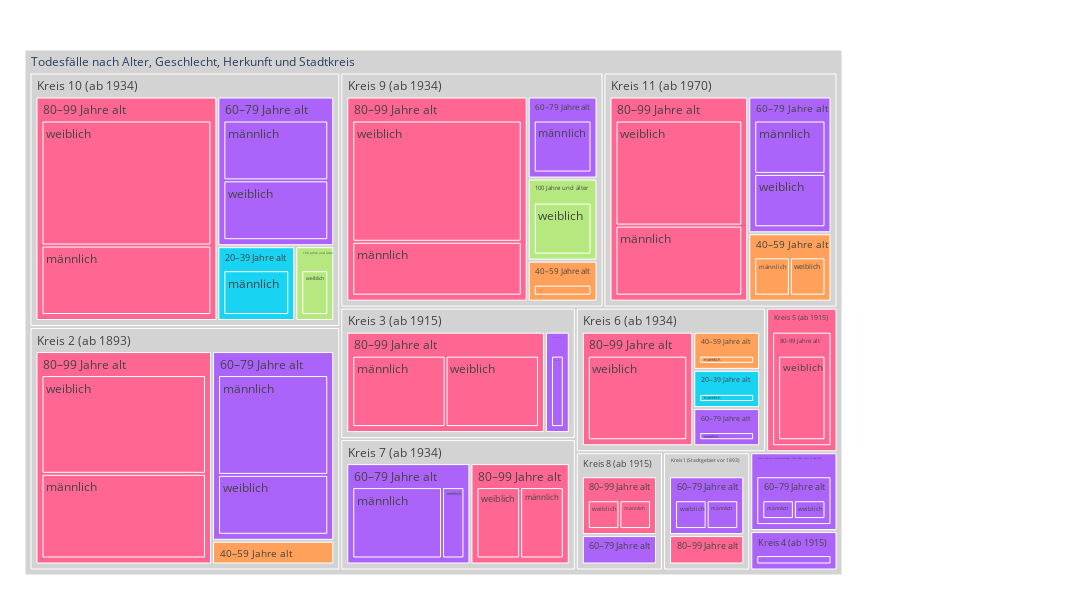

Notebook code cell kept with this figure:
### Code cell
#DELETE
my_Title = "Todesfälle nach Alter, Geschlecht, Herkunft und Stadtkreis"

fig = px.treemap(myTreemapAgg.reset_index(), path=[px.Constant(my_Title),'KreiseZH_lang', 'ALT_lang', 'SEX_lang']
                 , values='sum_WBev'
                 , color='ALT_lang'
                 ## bei discrete scales (bei Klassen und Strings):                 
                 #, color_discrete_map={'(?)':'lightgrey','EVP':'gold', 'Ausländer/in':'#FF3030', 'PdA':'#EE3B3B', 'Grüne':'#A2CD5A','GLP':'#CAFF70','Die Mitte':'orange','FDP':'#104E8B','AL':'deeppink','SVP':'forestgreen', 'FL ZÜRI':'#8B864E','Volt':'#lightblue' }         
                 , color_discrete_map={'(?)':'lightgrey','Schweizer/in':'gold', 'SP':'#FF3030' }               
                 ## bei continuous scales (bei Zahlenwerten):
                , color_continuous_scale='blues'
                #, color_continuous_midpoint=np.average(df['AnzBestWir'], weights=df['AnzBestWir'])   
                 ,height=600
                 ,width=1100
                )
fig.update_traces(root_color="grey")
fig.update_layout(margin = dict(t=50, l=25, r=250, b=25))
fig.data[0].hovertemplate = '%{label}<br><br>AnzPers:<br>%{value}<extra></extra>'
fig.show()

### Figure 1 — Plotly figure (JSON) as saved in the notebook; plotly's stock layout.template omitted (floating-point values rounded to 4 significant figures)
{"data": [{"branchvalues": "total", "customdata": [["60–79 Jahre alt"], ["60–79 Jahre alt"], ["40–59 Jahre alt"], ["40–59 Jahre alt"], ["40–59 Jahre alt"], ["20–39 Jahre alt"], ["60–79 Jahre alt"], ["60–79 Jahre alt"], ["60–79 Jahre alt"], ["60–79 Jahre alt"], ["80–99 Jahre alt"], ["20–39 Jahre alt"], ["20–39 Jahre alt"], ["40–59 Jahre alt"], ["60–79 Jahre alt"], ["60–79 Jahre alt"], ["80–99 Jahre alt"], ["80–99 Jahre alt"], ["60–79 Jahre alt"], ["80–99 Jahre alt"], ["80–99 Jahre alt"], ["60–79 Jahre alt"], ["100 Jahre und älter"], ["100 Jahre und älter"], ["(?)"], ["80–99 Jahre alt"], ["(?)"], ["(?)"], ["80–99 Jahre alt"], ["80–99 Jahre alt"], ["80–99 Jahre alt"], ["60–79 Jahre alt"], ["80–99 Jahre alt"], ["60–79 Jahre alt"], ["80–99 Jahre alt"], ["80–99 Jahre alt"], ["60–79 Jahre alt"], ["80–99 Jahre alt"], ["80–99 Jahre alt"], ["80–99 Jahre alt"], ["60–79 Jahre alt"], ["60–79 Jahre alt"], ["60–79 Jahre alt"], ["60–79 Jahre alt"], ["(?)"], ["(?)"], ["(?)"], ["80–99 Jahre alt"], ["(?)"], ["80–99 Jahre alt"], ["80–99 Jahre alt"], ["40–59 Jahre alt"], ["60–79 Jahre alt"], ["20–39 Jahre alt"], ["60–79 Jahre alt"], ["80–99 Jahre alt"], ["(?)"], ["(?)"], ["40–59 Jahre alt"], ["80–99 Jahre alt"], ["80–99 Jahre alt"], ["80–99 Jahre alt"], ["80–99 Jahre alt"], ["80–99 Jahre alt"], ["80–99 Jahre alt"], ["60–79 Jahre alt"], ["60–79 Jahre alt"], ["60–79 Jahre alt"], ["60–79 Jahre alt"], ["60–79 Jahre alt"], ["60–79 Jahre alt"], ["60–79 Jahre alt"], ["80–99 Jahre alt"], ["60–79 Jahre alt"], ["40–59 Jahre alt"], ["40–59 Jahre alt"], ["100 Jahre und älter"], ["60–79 Jahre alt"], ["60–79 Jahre alt"], ["100 Jahre und älter"], ["80–99 Jahre alt"], ["80–99 Jahre alt"], ["60–79 Jahre alt"], ["40–59 Jahre alt"], ["(?)"]], "domain": {"x": [0, 1], "y": [0, 1]}, "hovertemplate": "%{label}<br><br>AnzPers:<br>%{value}<extra></extra>", "ids": ["Todesfälle nach Alter, Geschlecht, Herkunft und Stadtkreis/Kreis 4 (ab 1915)", "Todesfälle nach Alter, Geschlecht, Herkunft und Stadtkreis/Kreis 1 (Stadtgebiet vor 1893)/60–79 Jahre alt/weiblich", "Todesfälle nach Alter, Geschlecht, Herkunft und Stadtkreis/Kreis 2 (ab 1893)/40–59 Jahre alt", "Todesfälle nach Alter, Geschlecht, Herkunft und Stadtkreis/Kreis 6 (ab 1934)/40–59 Jahre alt", "Todesfälle nach Alter, Geschlecht, Herkunft und Stadtkreis/Kreis 9 (ab 1934)/40–59 Jahre alt", "Todesfälle nach Alter, Geschlecht, Herkunft und Stadtkreis/Kreis 10 (ab 1934)/20–39 Jahre alt/männlich", "Todesfälle nach Alter, Geschlecht, Herkunft und Stadtkreis/Kreis 4 (ab 1915)/60–79 Jahre alt/männlich", "Todesfälle nach Alter, Geschlecht, Herkunft und Stadtkreis/Kreis 11 (ab 1970)/60–79 Jahre alt", "Todesfälle nach Alter, Geschlecht, Herkunft und Stadtkreis/Kreis 2 (ab 1893)/60–79 Jahre alt", "Todesfälle nach Alter, Geschlecht, Herkunft und Stadtkreis/Kreis 3 (ab 1915)/60–79 Jahre alt", "Todesfälle nach Alter, Geschlecht, Herkunft und Stadtkreis/Kreis 3 (ab 1915)/80–99 Jahre alt/männlich", "Todesfälle nach Alter, Geschlecht, Herkunft und Stadtkreis/Kreis 10 (ab 1934)/20–39 Jahre alt", "Todesfälle nach Alter, Geschlecht, Herkunft und Stadtkreis/Kreis 6 (ab 1934)/20–39 Jahre alt", "Todesfälle nach Alter, Geschlecht, Herkunft und Stadtkreis/Kreis 11 (ab 1970)/40–59 Jahre alt", "Todesfälle nach Alter, Geschlecht, Herkunft und Stadtkreis/Kreis 6 (ab 1934)/60–79 Jahre alt", "Todesfälle nach Alter, Geschlecht, Herkunft und Stadtkreis/Kreis 4 (ab 1915)/60–79 Jahre alt", "Todesfälle nach Alter, Geschlecht, Herkunft und Stadtkreis/Kreis 8 (ab 1915)/80–99 Jahre alt", "Todesfälle nach Alter, Geschlecht, Herkunft und Stadtkreis/Kreis 9 (ab 1934)/80–99 Jahre alt", "Todesfälle nach Alter, Geschlecht, Herkunft und Stadtkreis/Kreis 9 (ab 1934)/60–79 Jahre alt", "Todesfälle nach Alter, Geschlecht, Herkunft und Stadtkreis/Kreis 7 (ab 1934)/80–99 Jahre alt/weiblich", "Todesfälle nach Alter, Geschlecht, Herkunft und Stadtkreis/Kreis 8 (ab 1915)/80–99 Jahre alt/weiblich", "Todesfälle nach Alter, Geschlecht, Herkunft und Stadtkreis/altes Quartier Schwamendingen (1934-1969); Kreis 12 (ab 1970)", "Todesfälle nach Alter, Geschlecht, Herkunft und Stadtkreis/Kreis 10 (ab 1934)/100 Jahre und älter", "Todesfälle nach Alter, Geschlecht, Herkunft und Stadtkreis/Kreis 9 (ab 1934)/100 Jahre und älter", "Todesfälle nach Alter, Geschlecht, Herkunft und Stadtkreis/Kreis 6 (ab 1934)", "Todesfälle nach Alter, Geschlecht, Herkunft und Stadtkreis/Kreis 5 (ab 1915)", "Todesfälle nach Alter, Geschlecht, Herkunft und Stadtkreis/Kreis 3 (ab 1915)", "Todesfälle nach Alter, Geschlecht, Herkunft und Stadtkreis/Kreis 11 (ab 1970)", "Todesfälle nach Alter, Geschlecht, Herkunft und Stadtkreis/Kreis 7 (ab 1934)/80–99 Jahre alt", "Todesfälle nach Alter, Geschlecht, Herkunft und Stadtkreis/Kreis 5 (ab 1915)/80–99 Jahre alt", "Todesfälle nach Alter, Geschlecht, Herkunft und Stadtkreis/Kreis 1 (Stadtgebiet vor 1893)/80–99 Jahre alt", "Todesfälle nach Alter, Geschlecht, Herkunft und Stadtkreis/altes Quartier Schwamendingen (1934-1969); Kreis 12 (ab 1970)/60–79 Jahre alt", "Todesfälle nach Alter, Geschlecht, Herkunft und Stadtkreis/Kreis 6 (ab 1934)/80–99 Jahre alt/weiblich", "Todesfälle nach Alter, Geschlecht, Herkunft und Stadtkreis/Kreis 7 (ab 1934)/60–79 Jahre alt", "Todesfälle nach Alter, Geschlecht, Herkunft und Stadtkreis/Kreis 5 (ab 1915)/80–99 Jahre alt/weiblich", "Todesfälle nach Alter, Geschlecht, Herkunft und Stadtkreis/Kreis 9 (ab 1934)/80–99 Jahre alt/weiblich", "Todesfälle nach Alter, Geschlecht, Herkunft und Stadtkreis/Kreis 11 (ab 1970)/60–79 Jahre alt/männlich", "Todesfälle nach Alter, Geschlecht, Herkunft und Stadtkreis/Kreis 11 (ab 1970)/80–99 Jahre alt/männlich", "Todesfälle nach Alter, Geschlecht, Herkunft und Stadtkreis/Kreis 2 (ab 1893)/80–99 Jahre alt/männlich", "Todesfälle nach Alter, Geschlecht, Herkunft und Stadtkreis/Kreis 8 (ab 1915)/80–99 Jahre alt/männlich", "Todesfälle nach Alter, Geschlecht, Herkunft und Stadtkreis/Kreis 7 (ab 1934)/60–79 Jahre alt/männlich", "Todesfälle nach Alter, Geschlecht, Herkunft und Stadtkreis/Kreis 10 (ab 1934)/60–79 Jahre alt/männlich", "Todesfälle nach Alter, Geschlecht, Herkunft und Stadtkreis/Kreis 1 (Stadtgebiet vor 1893)/60–79 Jahre alt/männlich", "Todesfälle nach Alter, Geschlecht, Herkunft und Stadtkreis/altes Quartier Schwamendingen (1934-1969); Kreis 12 (ab 1970)/60–79 Jahre alt/männlich", "Todesfälle nach Alter, Geschlecht, Herkunft und Stadtkreis/Kreis 2 (ab 1893)", "Todesfälle nach Alter, Geschlecht, Herkunft und Stadtkreis/Kreis 9 (ab 1934)", "Todesfälle nach Alter, Geschlecht, Herkunft und Stadtkreis/Kreis 8 (ab 1915)", "Todesfälle nach Alter, Geschlecht, Herkunft und Stadtkreis/Kreis 11 (ab 1970)/80–99 Jahre alt", "Todesfälle nach Alter, Geschlecht, Herkunft und Stadtkreis/Kreis 7 (ab 1934)", "Todesfälle nach Alter, Geschlecht, Herkunft und Stadtkreis/Kreis 2 (ab 1893)/80–99 Jahre alt", "Todesfälle nach Alter, Geschlecht, Herkunft und Stadtkreis/Kreis 3 (ab 1915)/80–99 Jahre alt", "Todesfälle nach Alter, Geschlecht, Herkunft und Stadtkreis/Kreis 6 (ab 1934)/40–59 Jahre alt/männlich", "Todesfälle nach Alter, Geschlecht, Herkunft und Stadtkreis/Kreis 9 (ab 1934)/60–79 Jahre alt/männlich", "Todesfälle nach Alter, Geschlecht, Herkunft und Stadtkreis/Kreis 6 (ab 1934)/20–39 Jahre alt/männlich", "Todesfälle nach Alter, Geschlecht, Herkunft und Stadtkreis/Kreis 2 (ab 1893)/60–79 Jahre alt/männlich", "Todesfälle nach Alter, Geschlecht, Herkunft und Stadtkreis/Kreis 10 (ab 1934)/80–99 Jahre alt", "Todesfälle nach Alter, Geschlecht, Herkunft und Stadtkreis/Kreis 1 (Stadtgebiet vor 1893)", "Todesfälle nach Alter, Geschlecht, Herkunft und Stadtkreis/Kreis 10 (ab 1934)", "Todesfälle nach Alter, Geschlecht, Herkunft und Stadtkreis/Kreis 11 (ab 1970)/40–59 Jahre alt/männlich", "Todesfälle nach Alter, Geschlecht, Herkunft und Stadtkreis/Kreis 6 (ab 1934)/80–99 Jahre alt", "Todesfälle nach Alter, Geschlecht, Herkunft und Stadtkreis/Kreis 2 (ab 1893)/80–99 Jahre alt/weiblich", "Todesfälle nach Alter, Geschlecht, Herkunft und Stadtkreis/Kreis 10 (ab 1934)/80–99 Jahre alt/männlich", "Todesfälle nach Alter, Geschlecht, Herkunft und Stadtkreis/Kreis 11 (ab 1970)/80–99 Jahre alt/weiblich", "Todesfälle nach Alter, Geschlecht, Herkunft und Stadtkreis/Kreis 3 (ab 1915)/80–99 Jahre alt/weiblich", "Todesfälle nach Alter, Geschlecht, Herkunft und Stadtkreis/Kreis 10 (ab 1934)/80–99 Jahre alt/weiblich", "Todesfälle nach Alter, Geschlecht, Herkunft und Stadtkreis/altes Quartier Schwamendingen (1934-1969); Kreis 12 (ab 1970)/60–79 Jahre alt/weiblich", "Todesfälle nach Alter, Geschlecht, Herkunft und Stadtkreis/Kreis 8 (ab 1915)/60–79 Jahre alt/weiblich", "Todesfälle nach Alter, Geschlecht, Herkunft und Stadtkreis/Kreis 7 (ab 1934)/60–79 Jahre alt/weiblich", "Todesfälle nach Alter, Geschlecht, Herkunft und Stadtkreis/Kreis 6 (ab 1934)/60–79 Jahre alt/weiblich", "Todesfälle nach Alter, Geschlecht, Herkunft und Stadtkreis/Kreis 3 (ab 1915)/60–79 Jahre alt/weiblich", "Todesfälle nach Alter, Geschlecht, Herkunft und Stadtkreis/Kreis 2 (ab 1893)/60–79 Jahre alt/weiblich", "Todesfälle nach Alter, Geschlecht, Herkunft und Stadtkreis/Kreis 11 (ab 1970)/60–79 Jahre alt/weiblich", "Todesfälle nach Alter, Geschlecht, Herkunft und Stadtkreis/Kreis 1 (Stadtgebiet vor 1893)/80–99 Jahre alt/männlich", "Todesfälle nach Alter, Geschlecht, Herkunft und Stadtkreis/Kreis 10 (ab 1934)/60–79 Jahre alt/weiblich", "Todesfälle nach Alter, Geschlecht, Herkunft und Stadtkreis/Kreis 2 (ab 1893)/40–59 Jahre alt/weiblich", "Todesfälle nach Alter, Geschlecht, Herkunft und Stadtkreis/Kreis 11 (ab 1970)/40–59 Jahre alt/weiblich", "Todesfälle nach Alter, Geschlecht, Herkunft und Stadtkreis/Kreis 9 (ab 1934)/100 Jahre und älter/weiblich", "Todesfälle nach Alter, Geschlecht, Herkunft und Stadtkreis/Kreis 1 (Stadtgebiet vor 1893)/60–79 Jahre alt", "Todesfälle nach Alter, Geschlecht, Herkunft und Stadtkreis/Kreis 10 (ab 1934)/60–79 Jahre alt", "Todesfälle nach Alter, Geschlecht, Herkunft und Stadtkreis/Kreis 10 (ab 1934)/100 Jahre und älter/weiblich", "Todesfälle nach Alter, Geschlecht, Herkunft und Stadtkreis/Kreis 9 (ab 1934)/80–99 Jahre alt/männlich", "Todesfälle nach Alter, Geschlecht, Herkunft und Stadtkreis/Kreis 7 (ab 1934)/80–99 Jahre alt/männlich", "Todesfälle nach Alter, Geschlecht, Herkunft und Stadtkreis/Kreis 8 (ab 1915)/60–79 Jahre alt", "Todesfälle nach Alter, Geschlecht, Herkunft und Stadtkreis/Kreis 9 (ab 1934)/40–59 Jahre alt/weiblich", "Todesfälle nach Alter, Geschlecht, Herkunft und Stadtkreis"], "labels": ["Kreis 4 (ab 1915)", "weiblich", "40–59 Jahre alt", "40–59 Jahre alt", "40–59 Jahre alt", "männlich", "männlich", "60–79 Jahre alt", "60–79 Jahre alt", "60–79 Jahre alt", "männlich", "20–39 Jahre alt", "20–39 Jahre alt", "40–59 Jahre alt", "60–79 Jahre alt", "60–79 Jahre alt", "80–99 Jahre alt", "80–99 Jahre alt", "60–79 Jahre alt", "weiblich", "weiblich", "altes Quartier Schwamendingen (1934-1969); Kreis 12 (ab 1970)", "100 Jahre und älter", "100 Jahre und älter", "Kreis 6 (ab 1934)", "Kreis 5 (ab 1915)", "Kreis 3 (ab 1915)", "Kreis 11 (ab 1970)", "80–99 Jahre alt", "80–99 Jahre alt", "80–99 Jahre alt", "60–79 Jahre alt", "weiblich", "60–79 Jahre alt", "weiblich", "weiblich", "männlich", "männlich", "männlich", "männlich", "männlich", "männlich", "männlich", "männlich", "Kreis 2 (ab 1893)", "Kreis 9 (ab 1934)", "Kreis 8 (ab 1915)", "80–99 Jahre alt", "Kreis 7 (ab 1934)", "80–99 Jahre alt", "80–99 Jahre alt", "männlich", "männlich", "männlich", "männlich", "80–99 Jahre alt", "Kreis 1 (Stadtgebiet vor 1893)", "Kreis 10 (ab 1934)", "männlich", "80–99 Jahre alt", "weiblich", "männlich", "weiblich", "weiblich", "weiblich", "weiblich", "weiblich", "weiblich", "weiblich", "weiblich", "weiblich", "weiblich", "männlich", "weiblich", "weiblich", "weiblich", "weiblich", "60–79 Jahre alt", "60–79 Jahre alt", "weiblich", "männlich", "männlich", "60–79 Jahre alt", "weiblich", "Todesfälle nach Alter, Geschlecht, Herkunft und Stadtkreis"], "marker": {"colors": ["#ab63fa", "#ab63fa", "#FFA15A", "#FFA15A", "#FFA15A", "#19d3f3", "#ab63fa", "#ab63fa", "#ab63fa", "#ab63fa", "#FF6692", "#19d3f3", "#19d3f3", "#FFA15A", "#ab63fa", "#ab63fa", "#FF6692", "#FF6692", "#ab63fa", "#FF6692", "#FF6692", "#ab63fa", "#B6E880", "#B6E880", "lightgrey", "#FF6692", "lightgrey", "lightgrey", "#FF6692", "#FF6692", "#FF6692", "#ab63fa", "#FF6692", "#ab63fa", "#FF6692", "#FF6692", "#ab63fa", "#FF6692", "#FF6692", "#FF6692", "#ab63fa", "#ab63fa", "#ab63fa", "#ab63fa", "lightgrey", "lightgrey", "lightgrey", "#FF6692", "lightgrey", "#FF6692", "#FF6692", "#FFA15A", "#ab63fa", "#19d3f3", "#ab63fa", "#FF6692", "lightgrey", "lightgrey", "#FFA15A", "#FF6692", "#FF6692", "#FF6692", "#FF6692", "#FF6692", "#FF6692", "#ab63fa", "#ab63fa", "#ab63fa", "#ab63fa", "#ab63fa", "#ab63fa", "#ab63fa", "#FF6692", "#ab63fa", "#FFA15A", "#FFA15A", "#B6E880", "#ab63fa", "#ab63fa", "#B6E880", "#FF6692", "#FF6692", "#ab63fa", "#FFA15A", "lightgrey"]}, "name": "", "parents": ["Todesfälle nach Alter, Geschlecht, Herkunft und Stadtkreis", "Todesfälle nach Alter, Geschlecht, Herkunft und Stadtkreis/Kreis 1 (Stadtgebiet vor 1893)/60–79 Jahre alt", "Todesfälle nach Alter, Geschlecht, Herkunft und Stadtkreis/Kreis 2 (ab 1893)", "Todesfälle nach Alter, Geschlecht, Herkunft und Stadtkreis/Kreis 6 (ab 1934)", "Todesfälle nach Alter, Geschlecht, Herkunft und Stadtkreis/Kreis 9 (ab 1934)", "Todesfälle nach Alter, Geschlecht, Herkunft und Stadtkreis/Kreis 10 (ab 1934)/20–39 Jahre alt", "Todesfälle nach Alter, Geschlecht, Herkunft und Stadtkreis/Kreis 4 (ab 1915)/60–79 Jahre alt", "Todesfälle nach Alter, Geschlecht, Herkunft und Stadtkreis/Kreis 11 (ab 1970)", "Todesfälle nach Alter, Geschlecht, Herkunft und Stadtkreis/Kreis 2 (ab 1893)", "Todesfälle nach Alter, Geschlecht, Herkunft und Stadtkreis/Kreis 3 (ab 1915)", "Todesfälle nach Alter, Geschlecht, Herkunft und Stadtkreis/Kreis 3 (ab 1915)/80–99 Jahre alt", "Todesfälle nach Alter, Geschlecht, Herkunft und Stadtkreis/Kreis 10 (ab 1934)", "Todesfälle nach Alter, Geschlecht, Herkunft und Stadtkreis/Kreis 6 (ab 1934)", "Todesfälle nach Alter, Geschlecht, Herkunft und Stadtkreis/Kreis 11 (ab 1970)", "Todesfälle nach Alter, Geschlecht, Herkunft und Stadtkreis/Kreis 6 (ab 1934)", "Todesfälle nach Alter, Geschlecht, Herkunft und Stadtkreis/Kreis 4 (ab 1915)", "Todesfälle nach Alter, Geschlecht, Herkunft und Stadtkreis/Kreis 8 (ab 1915)", "Todesfälle nach Alter, Geschlecht, Herkunft und Stadtkreis/Kreis 9 (ab 1934)", "Todesfälle nach Alter, Geschlecht, Herkunft und Stadtkreis/Kreis 9 (ab 1934)", "Todesfälle nach Alter, Geschlecht, Herkunft und Stadtkreis/Kreis 7 (ab 1934)/80–99 Jahre alt", "Todesfälle nach Alter, Geschlecht, Herkunft und Stadtkreis/Kreis 8 (ab 1915)/80–99 Jahre alt", "Todesfälle nach Alter, Geschlecht, Herkunft und Stadtkreis", "Todesfälle nach Alter, Geschlecht, Herkunft und Stadtkreis/Kreis 10 (ab 1934)", "Todesfälle nach Alter, Geschlecht, Herkunft und Stadtkreis/Kreis 9 (ab 1934)", "Todesfälle nach Alter, Geschlecht, Herkunft und Stadtkreis", "Todesfälle nach Alter, Geschlecht, Herkunft und Stadtkreis", "Todesfälle nach Alter, Geschlecht, Herkunft und Stadtkreis", "Todesfälle nach Alter, Geschlecht, Herkunft und Stadtkreis", "Todesfälle nach Alter, Geschlecht, Herkunft und Stadtkreis/Kreis 7 (ab 1934)", "Todesfälle nach Alter, Geschlecht, Herkunft und Stadtkreis/Kreis 5 (ab 1915)", "Todesfälle nach Alter, Geschlecht, Herkunft und Stadtkreis/Kreis 1 (Stadtgebiet vor 1893)", "Todesfälle nach Alter, Geschlecht, Herkunft und Stadtkreis/altes Quartier Schwamendingen (1934-1969); Kreis 12 (ab 1970)", "Todesfälle nach Alter, Geschlecht, Herkunft und Stadtkreis/Kreis 6 (ab 1934)/80–99 Jahre alt", "Todesfälle nach Alter, Geschlecht, Herkunft und Stadtkreis/Kreis 7 (ab 1934)", "Todesfälle nach Alter, Geschlecht, Herkunft und Stadtkreis/Kreis 5 (ab 1915)/80–99 Jahre alt", "Todesfälle nach Alter, Geschlecht, Herkunft und Stadtkreis/Kreis 9 (ab 1934)/80–99 Jahre alt", "Todesfälle nach Alter, Geschlecht, Herkunft und Stadtkreis/Kreis 11 (ab 1970)/60–79 Jahre alt", "Todesfälle nach Alter, Geschlecht, Herkunft und Stadtkreis/Kreis 11 (ab 1970)/80–99 Jahre alt", "Todesfälle nach Alter, Geschlecht, Herkunft und Stadtkreis/Kreis 2 (ab 1893)/80–99 Jahre alt", "Todesfälle nach Alter, Geschlecht, Herkunft und Stadtkreis/Kreis 8 (ab 1915)/80–99 Jahre alt", "Todesfälle nach Alter, Geschlecht, Herkunft und Stadtkreis/Kreis 7 (ab 1934)/60–79 Jahre alt", "Todesfälle nach Alter, Geschlecht, Herkunft und Stadtkreis/Kreis 10 (ab 1934)/60–79 Jahre alt", "Todesfälle nach Alter, Geschlecht, Herkunft und Stadtkreis/Kreis 1 (Stadtgebiet vor 1893)/60–79 Jahre alt", "Todesfälle nach Alter, Geschlecht, Herkunft und Stadtkreis/altes Quartier Schwamendingen (1934-1969); Kreis 12 (ab 1970)/60–79 Jahre alt", "Todesfälle nach Alter, Geschlecht, Herkunft und Stadtkreis", "Todesfälle nach Alter, Geschlecht, Herkunft und Stadtkreis", "Todesfälle nach Alter, Geschlecht, Herkunft und Stadtkreis", "Todesfälle nach Alter, Geschlecht, Herkunft und Stadtkreis/Kreis 11 (ab 1970)", "Todesfälle nach Alter, Geschlecht, Herkunft und Stadtkreis", "Todesfälle nach Alter, Geschlecht, Herkunft und Stadtkreis/Kreis 2 (ab 1893)", "Todesfälle nach Alter, Geschlecht, Herkunft und Stadtkreis/Kreis 3 (ab 1915)", "Todesfälle nach Alter, Geschlecht, Herkunft und Stadtkreis/Kreis 6 (ab 1934)/40–59 Jahre alt", "Todesfälle nach Alter, Geschlecht, Herkunft und Stadtkreis/Kreis 9 (ab 1934)/60–79 Jahre alt", "Todesfälle nach Alter, Geschlecht, Herkunft und Stadtkreis/Kreis 6 (ab 1934)/20–39 Jahre alt", "Todesfälle nach Alter, Geschlecht, Herkunft und Stadtkreis/Kreis 2 (ab 1893)/60–79 Jahre alt", "Todesfälle nach Alter, Geschlecht, Herkunft und Stadtkreis/Kreis 10 (ab 1934)", "Todesfälle nach Alter, Geschlecht, Herkunft und Stadtkreis", "Todesfälle nach Alter, Geschlecht, Herkunft und Stadtkreis", "Todesfälle nach Alter, Geschlecht, Herkunft und Stadtkreis/Kreis 11 (ab 1970)/40–59 Jahre alt", "Todesfälle nach Alter, Geschlecht, Herkunft und Stadtkreis/Kreis 6 (ab 1934)", "Todesfälle nach Alter, Geschlecht, Herkunft und Stadtkreis/Kreis 2 (ab 1893)/80–99 Jahre alt", "Todesfälle nach Alter, Geschlecht, Herkunft und Stadtkreis/Kreis 10 (ab 1934)/80–99 Jahre alt", "Todesfälle nach Alter, Geschlecht, Herkunft und Stadtkreis/Kreis 11 (ab 1970)/80–99 Jahre alt", "Todesfälle nach Alter, Geschlecht, Herkunft und Stadtkreis/Kreis 3 (ab 1915)/80–99 Jahre alt", "Todesfälle nach Alter, Geschlecht, Herkunft und Stadtkreis/Kreis 10 (ab 1934)/80–99 Jahre alt", "Todesfälle nach Alter, Geschlecht, Herkunft und Stadtkreis/altes Quartier Schwamendingen (1934-1969); Kreis 12 (ab 1970)/60–79 Jahre alt", "Todesfälle nach Alter, Geschlecht, Herkunft und Stadtkreis/Kreis 8 (ab 1915)/60–79 Jahre alt", "Todesfälle nach Alter, Geschlecht, Herkunft und Stadtkreis/Kreis 7 (ab 1934)/60–79 Jahre alt", "Todesfälle nach Alter, Geschlecht, Herkunft und Stadtkreis/Kreis 6 (ab 1934)/60–79 Jahre alt", "Todesfälle nach Alter, Geschlecht, Herkunft und Stadtkreis/Kreis 3 (ab 1915)/60–79 Jahre alt", "Todesfälle nach Alter, Geschlecht, Herkunft und Stadtkreis/Kreis 2 (ab 1893)/60–79 Jahre alt", "Todesfälle nach Alter, Geschlecht, Herkunft und Stadtkreis/Kreis 11 (ab 1970)/60–79 Jahre alt", "Todesfälle nach Alter, Geschlecht, Herkunft und Stadtkreis/Kreis 1 (Stadtgebiet vor 1893)/80–99 Jahre alt", "Todesfälle nach Alter, Geschlecht, Herkunft und Stadtkreis/Kreis 10 (ab 1934)/60–79 Jahre alt", "Todesfälle nach Alter, Geschlecht, Herkunft und Stadtkreis/Kreis 2 (ab 1893)/40–59 Jahre alt", "Todesfälle nach Alter, Geschlecht, Herkunft und Stadtkreis/Kreis 11 (ab 1970)/40–59 Jahre alt", "Todesfälle nach Alter, Geschlecht, Herkunft und Stadtkreis/Kreis 9 (ab 1934)/100 Jahre und älter", "Todesfälle nach Alter, Geschlecht, Herkunft und Stadtkreis/Kreis 1 (Stadtgebiet vor 1893)", "Todesfälle nach Alter, Geschlecht, Herkunft und Stadtkreis/Kreis 10 (ab 1934)", "Todesfälle nach Alter, Geschlecht, Herkunft und Stadtkreis/Kreis 10 (ab 1934)/100 Jahre und älter", "Todesfälle nach Alter, Geschlecht, Herkunft und Stadtkreis/Kreis 9 (ab 1934)/80–99 Jahre alt", "Todesfälle nach Alter, Geschlecht, Herkunft und Stadtkreis/Kreis 7 (ab 1934)/80–99 Jahre alt", "Todesfälle nach Alter, Geschlecht, Herkunft und Stadtkreis/Kreis 8 (ab 1915)", "Todesfälle nach Alter, Geschlecht, Herkunft und Stadtkreis/Kreis 9 (ab 1934)/40–59 Jahre alt", ""], "root": {"color": "grey"}, "type": "treemap", "values": [2, 2, 2, 2, 2, 4, 2, 8, 16, 2, 8, 4, 2, 4, 2, 2, 4, 26, 4, 4, 2, 4, 2, 4, 16, 6, 18, 32, 8, 6, 2, 4, 10, 10, 6, 18, 4, 8, 12, 2, 8, 6, 2, 2, 44, 36, 6, 20, 18, 26, 16, 2, 4, 2, 10, 28, 6, 46, 2, 10, 14, 10, 12, 8, 18, 2, 2, 2, 2, 2, 6, 4, 2, 6, 2, 2, 4, 4, 12, 2, 8, 4, 2, 2, 234]}], "layout": {"height": 600, "legend": {"tracegroupgap": 0}, "margin": {"b": 25, "l": 25, "r": 250, "t": 50}, "width": 1100}}
